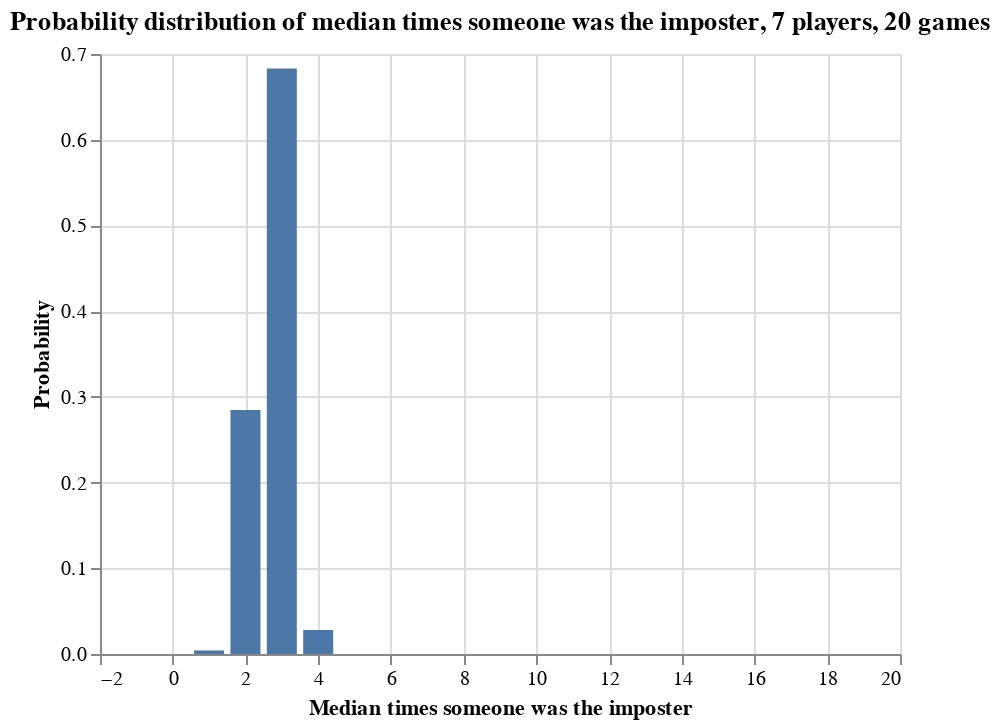

The notebook cell this image was saved under:
### Markdown cell above
Yes, just removing one player almost doubles the chance that everyone gets to be imposter at least once.



Moving on to the median statistics...

### Code cell
alt.Chart(df_imposter_probabilities).mark_bar(size=15).encode(
    x=alt.X('Counts',title = "Median times someone was the imposter"),
    y=alt.Y('Median',title = "Probability"),
    tooltip=['Median','MedianPVal']
).properties(
    title="Probability distribution of median times someone was the imposter, 7 players, 20 games",
)

### Figure 1 — Vega-Lite specification as saved in the notebook (floating-point values rounded to 4 significant figures)
{"config": {"view": {"continuousWidth": 400, "continuousHeight": 300}}, "data": {"name": "data-1b31c37b78b479b824dd78dac82d260f"}, "mark": {"type": "bar", "size": 15}, "encoding": {"tooltip": [{"type": "quantitative", "field": "Median"}, {"type": "quantitative", "field": "MedianPVal"}], "x": {"type": "quantitative", "field": "Counts", "title": "Median times someone was the imposter"}, "y": {"type": "quantitative", "field": "Median", "title": "Probability"}}, "title": "Probability distribution of median times someone was the imposter, 7 players, 20 games", "$schema": "https://vega.github.io/schema/vega-lite/v4.8.1.json", "datasets": {"data-1b31c37b78b479b824dd78dac82d260f": [{"LongestString": 0.0, "LongestStringCumSum": 0.0, "LongestStringPVal": 1.0, "Max": 0.0, "MaxCumSum": 0.0, "MaxPVal": 1.0, "Min": 0.297, "MinCumSum": 0.297, "MinPVal": 1.0, "Median": 0.0, "MedianCumSum": 0.0, "MedianPVal": 1.0, "Counts": 0}, {"LongestString": 0.05412, "LongestStringCumSum": 0.05412, "LongestStringPVal": 1.0, "Max": 0.0, "MaxCumSum": 0.0, "MaxPVal": 1.0, "Min": 0.5765, "MinCumSum": 0.8735, "MinPVal": 0.703, "Median": 0.00417, "MedianCumSum": 0.00417, "MedianPVal": 1.0, "Counts": 1}, {"LongestString": 0.6667, "LongestStringCumSum": 0.7208, "LongestStringPVal": 0.9459, "Max": 0.0, "MaxCumSum": 0.0, "MaxPVal": 1.0, "Min": 0.1265, "MinCumSum": 1.0, "MinPVal": 0.1265, "Median": 0.2847, "MedianCumSum": 0.2889, "MedianPVal": 0.9958, "Counts": 2}, {"LongestString": 0.2372, "LongestStringCumSum": 0.9581, "LongestStringPVal": 0.2792, "Max": 0.0023, "MaxCumSum": 0.0023, "MaxPVal": 1.0, "Min": 0.0, "MinCumSum": 1.0, "MinPVal": 0.0, "Median": 0.6831, "MedianCumSum": 0.972, "MedianPVal": 0.7111, "Counts": 3}, {"LongestString": 0.03628, "LongestStringCumSum": 0.9943, "LongestStringPVal": 0.04193, "Max": 0.2052, "MaxCumSum": 0.2075, "MaxPVal": 0.9977, "Min": 0.0, "MinCumSum": 1.0, "MinPVal": 0.0, "Median": 0.02801, "MedianCumSum": 1.0, "MedianPVal": 0.02802, "Counts": 4}, {"LongestString": 0.0049, "LongestStringCumSum": 0.9992, "LongestStringPVal": 0.00565, "Max": 0.4248, "MaxCumSum": 0.6323, "MaxPVal": 0.7924, "Min": 0.0, "MinCumSum": 1.0, "MinPVal": 0.0, "Median": 1e-05, "MedianCumSum": 1.0, "MedianPVal": 1e-05, "Counts": 5}, {"LongestString": 0.00062, "LongestStringCumSum": 0.9999, "LongestStringPVal": 0.00075, "Max": 0.2485, "MaxCumSum": 0.8808, "MaxPVal": 0.3677, "Min": 0.0, "MinCumSum": 1.0, "MinPVal": 0.0, "Median": 0.0, "MedianCumSum": 1.0, "MedianPVal": 1.11e-16, "Counts": 6}, {"LongestString": 9e-05, "LongestStringCumSum": 1.0, "LongestStringPVal": 0.00013, "Max": 0.08885, "MaxCumSum": 0.9697, "MaxPVal": 0.1192, "Min": 0.0, "MinCumSum": 1.0, "MinPVal": 0.0, "Median": 0.0, "MedianCumSum": 1.0, "MedianPVal": 1.11e-16, "Counts": 7}, {"LongestString": 4e-05, "LongestStringCumSum": 1.0, "LongestStringPVal": 4e-05, "Max": 0.0239, "MaxCumSum": 0.9936, "MaxPVal": 0.03031, "Min": 0.0, "MinCumSum": 1.0, "MinPVal": 0.0, "Median": 0.0, "MedianCumSum": 1.0, "MedianPVal": 1.11e-16, "Counts": 8}, {"LongestString": 0.0, "LongestStringCumSum": 1.0, "LongestStringPVal": 0.0, "Max": 0.00513, "MaxCumSum": 0.9987, "MaxPVal": 0.00641, "Min": 0.0, "MinCumSum": 1.0, "MinPVal": 0.0, "Median": 0.0, "MedianCumSum": 1.0, "MedianPVal": 1.11e-16, "Counts": 9}, {"LongestString": 0.0, "LongestStringCumSum": 1.0, "LongestStringPVal": 0.0, "Max": 0.00101, "MaxCumSum": 0.9997, "MaxPVal": 0.00128, "Min": 0.0, "MinCumSum": 1.0, "MinPVal": 0.0, "Median": 0.0, "MedianCumSum": 1.0, "MedianPVal": 1.11e-16, "Counts": 10}, {"LongestString": 0.0, "LongestStringCumSum": 1.0, "LongestStringPVal": 0.0, "Max": 0.00025, "MaxCumSum": 1.0, "MaxPVal": 0.00027, "Min": 0.0, "MinCumSum": 1.0, "MinPVal": 0.0, "Median": 0.0, "MedianCumSum": 1.0, "MedianPVal": 1.11e-16, "Counts": 11}, {"LongestString": 0.0, "LongestStringCumSum": 1.0, "LongestStringPVal": 0.0, "Max": 1e-05, "MaxCumSum": 1.0, "MaxPVal": 2e-05, "Min": 0.0, "MinCumSum": 1.0, "MinPVal": 0.0, "Median": 0.0, "MedianCumSum": 1.0, "MedianPVal": 1.11e-16, "Counts": 12}, {"LongestString": 0.0, "LongestStringCumSum": 1.0, "LongestStringPVal": 0.0, "Max": 1e-05, "MaxCumSum": 1.0, "MaxPVal": 1e-05, "Min": 0.0, "MinCumSum": 1.0, "MinPVal": 0.0, "Median": 0.0, "MedianCumSum": 1.0, "MedianPVal": 1.11e-16, "Counts": 13}, {"LongestString": 0.0, "LongestStringCumSum": 1.0, "LongestStringPVal": 0.0, "Max": 0.0, "MaxCumSum": 1.0, "MaxPVal": 2.22e-16, "Min": 0.0, "MinCumSum": 1.0, "MinPVal": 0.0, "Median": 0.0, "MedianCumSum": 1.0, "MedianPVal": 1.11e-16, "Counts": 14}, {"LongestString": 0.0, "LongestStringCumSum": 1.0, "LongestStringPVal": 0.0, "Max": 0.0, "MaxCumSum": 1.0, "MaxPVal": 2.22e-16, "Min": 0.0, "MinCumSum": 1.0, "MinPVal": 0.0, "Median": 0.0, "MedianCumSum": 1.0, "MedianPVal": 1.11e-16, "Counts": 15}, {"LongestString": 0.0, "LongestStringCumSum": 1.0, "LongestStringPVal": 0.0, "Max": 0.0, "MaxCumSum": 1.0, "MaxPVal": 2.22e-16, "Min": 0.0, "MinCumSum": 1.0, "MinPVal": 0.0, "Median": 0.0, "MedianCumSum": 1.0, "MedianPVal": 1.11e-16, "Counts": 16}, {"LongestString": 0.0, "LongestStringCumSum": 1.0, "LongestStringPVal": 0.0, "Max": 0.0, "MaxCumSum": 1.0, "MaxPVal": 2.22e-16, "Min": 0.0, "MinCumSum": 1.0, "MinPVal": 0.0, "Median": 0.0, "MedianCumSum": 1.0, "MedianPVal": 1.11e-16, "Counts": 17}, {"LongestString": 0.0, "LongestStringCumSum": 1.0, "LongestStringPVal": 0.0, "Max": 0.0, "MaxCumSum": 1.0, "MaxPVal": 2.22e-16, "Min": 0.0, "MinCumSum": 1.0, "MinPVal": 0.0, "Median": 0.0, "MedianCumSum": 1.0, "MedianPVal": 1.11e-16, "Counts": 18}, {"LongestString": 0.0, "LongestStringCumSum": 1.0, "LongestStringPVal": 0.0, "Max": 0.0, "MaxCumSum": 1.0, "MaxPVal": 2.22e-16, "Min": 0.0, "MinCumSum": 1.0, "MinPVal": 0.0, "Median": 0.0, "MedianCumSum": 1.0, "MedianPVal": 1.11e-16, "Counts": 19}]}}
